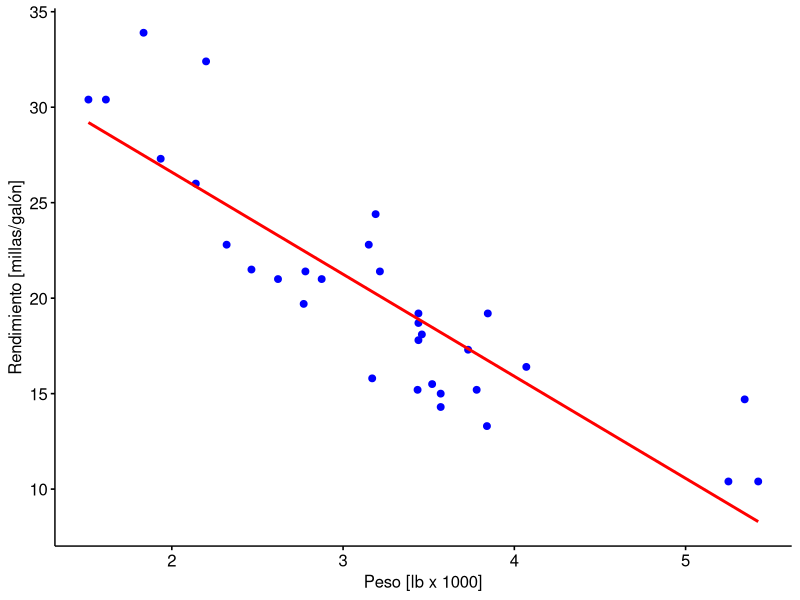
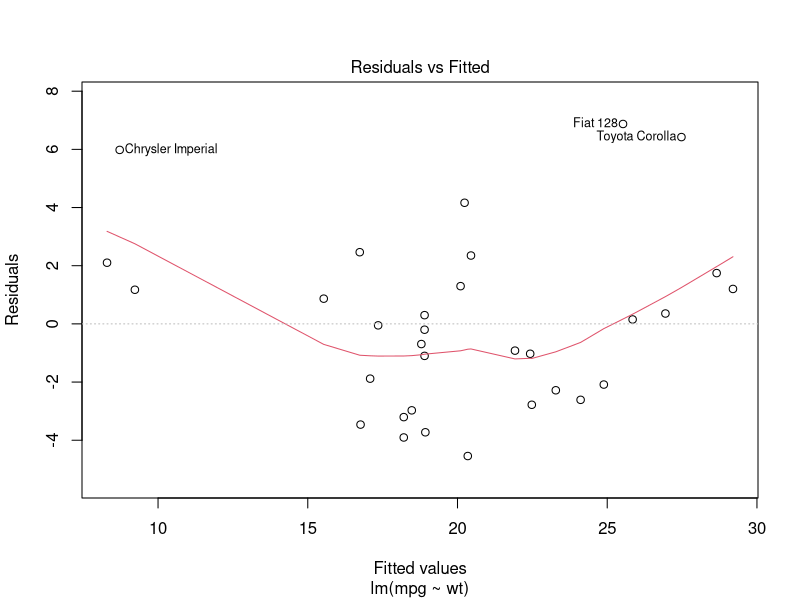
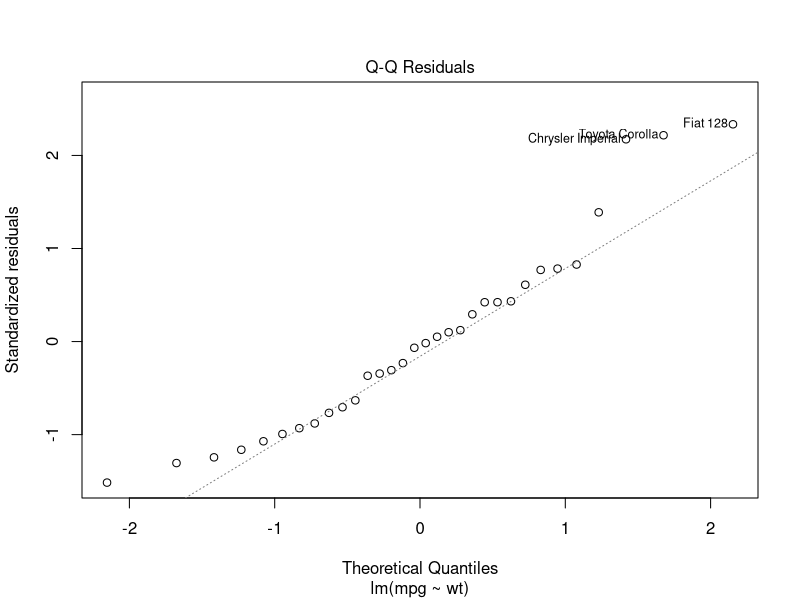
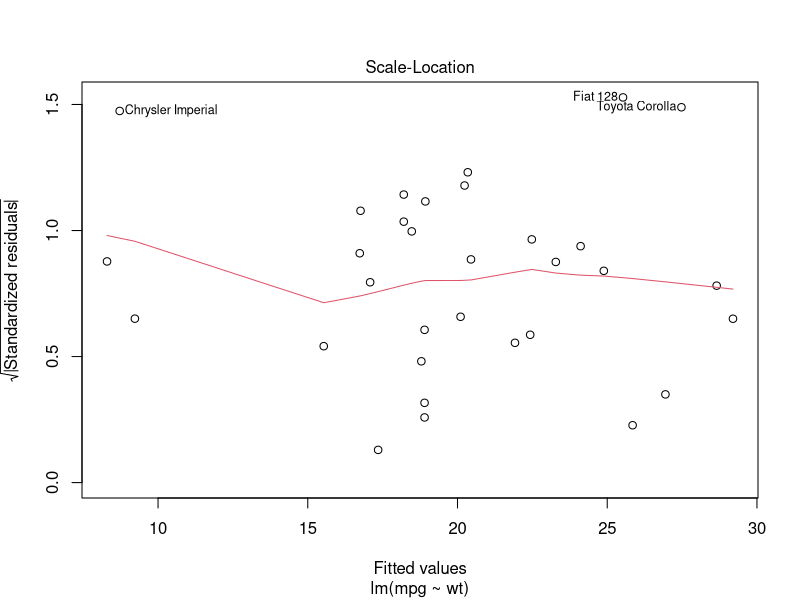
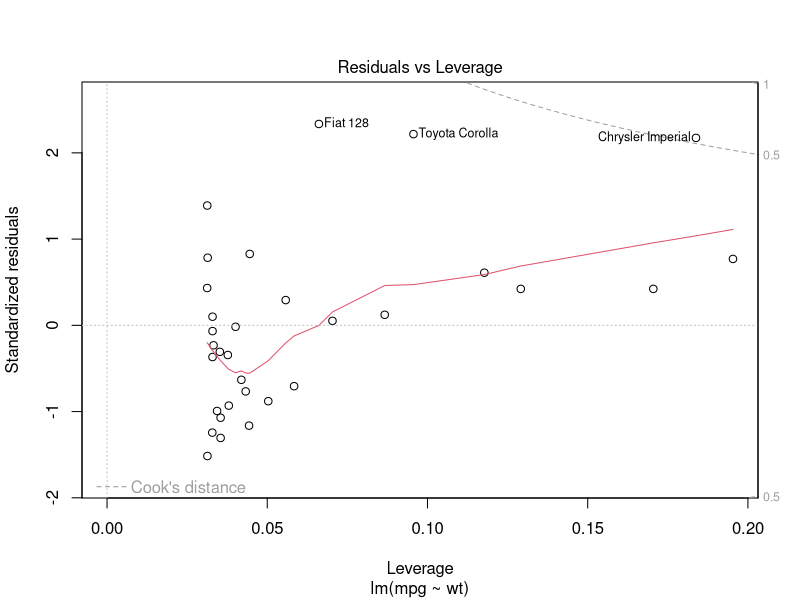
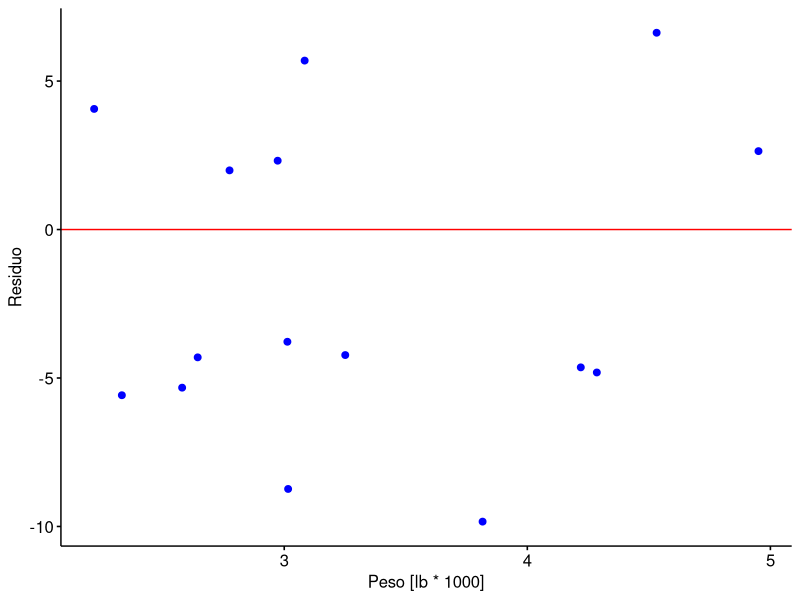
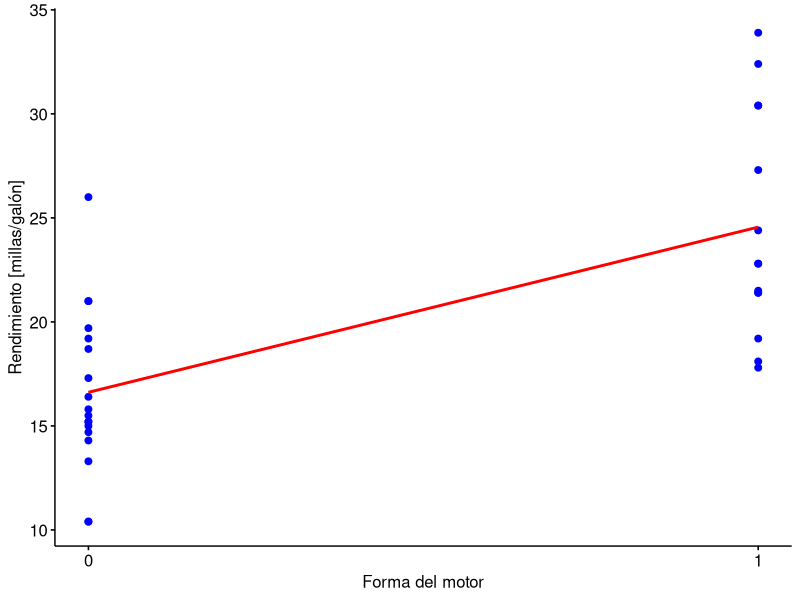
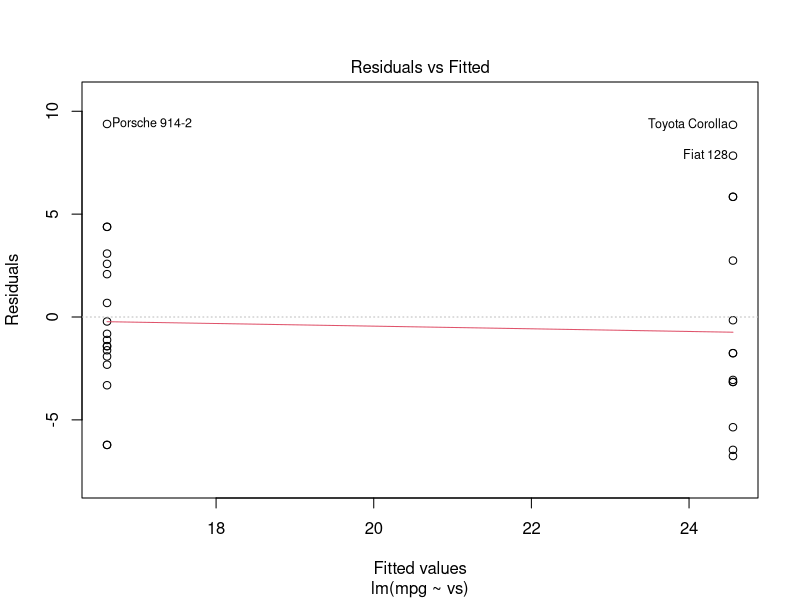

Reproduce these figures in R, in order.
## ---- chunk 1

# Cargar la biblioteca ggpubr
library(ggpubr)

# Cargar los datos
datos <- mtcars

# Ajustar el modelo con R
modelo <- lm(mpg ~ wt, data = datos)
print(summary(modelo))

# Graficar el modelo
p <- ggscatter(datos, x = "wt", y = "mpg", color = "blue", fill = "blue", xlab = "Peso [lb x 1000]", ylab = "Rendimiento [millas/galón]")
p <- p + geom_smooth(method = lm, se = FALSE, colour = "red")
print(p)

# Crear gráficos para evaluar el modelo
plot(modelo)

# Ingresar algunas instancias artificiales
mpg <- c(23.714, 19.691, 19.242, 12.430, 10.090, 9.565, 18.171, 26.492, 7.054, 24.447, 15.683, 17.403, 13.465, 18.850, 29.493)
wt <- c(2.973, 4.532, 2.332, 3.016, 4.220, 4.286, 2.580, 3.084, 3.816, 2.775, 3.251, 3.013, 4.951, 2.644, 2.218)

nuevos <- data.frame(mpg, wt)

# Usar el modelo para predecir el rendimiento de los nuevos y ver los residuos resultantes
predicciones <- predict(modelo, nuevos)
residuos <- nuevos$mpg - predicciones
nuevos <- data.frame(nuevos, residuos)

# Crear un gráfico de dispersión de residuos
r <- ggscatter(nuevos, x = "wt", y = "residuos", color = "blue", fill = "blue", xlab = "Peso [lb * 1000]", ylab = "Residuo")
r <- r + geom_hline(yintercept = 0, colour = "red")
print(r)


## ---- chunk 2
# Crear un data frame con una variable dicotómica. 
alumno <- 1:5
sexo <- factor(c("F", "M", "F","F", "M")) 
datos <- data.frame(alumno , sexo)

# Crear una variable indicadora para sexo , con valor 0 para hombres y 1, para mujeres. 
es_mujer <- rep(1, length(sexo)) 
es_mujer[sexo == "M"] <- 0

# Reemplazar la variable sexo por lavariable indicadora.
datos <- cbind(datos , es_mujer)
datos[["sexo"]] <- NULL

## ---- chunk 3
library(ggpubr)
# Cargar los datos. 
datos <- mtcars

# Ajustar el modelo con R
modelo <- lm(mpg ~ vs, data = datos)
print(summary(modelo))

# Graficar el modelo
p <- ggscatter(datos, x = "vs", y = "mpg", color = "blue", fill = "blue", xlab = "Forma del motor", ylab = "Rendimiento [millas/galón]", xticks.by = 1)
p <- p + geom_smooth(method = lm, se = FALSE, colour = "red")
print(p)

# Crear gráficos para evaluar el modelo
plot(modelo)

# Graficar residuos
residuos <- modelo$residuals
datos <- cbind(datos, residuos)
datos[["vs"]] <- factor(datos[["vs"]])

r <- ggqqplot(datos , x = "residuos",
              facet.by = "vs", color = "vs",
              palette = c("blue", "red"))
print(r)

## ---- chunk 4


# Cargar los datos
datos <- mtcars

# Crear conjuntos de entrenamiento y prueba
set.seed(101)
n <- nrow(datos)
n_entrenamiento <- floor(0.7 * n)
muestra <- sample.int(n = n, size = n_entrenamiento, replace = FALSE)
entrenamiento <- datos[muestra, ]
prueba <- datos[-muestra, ]

# Ajustar el modelo con el conjunto de entrenamiento
modelo <- lm(mpg ~ wt, data = entrenamiento)
print(summary(modelo))

# Calcular el error cuadrado promedio para el conjunto de entrenamiento
mse_entrenamiento <- mean(modelo$residuals ** 2)
cat("MSE para el conjunto de entrenamiento:", mse_entrenamiento, "\n")

# Hacer predicciones para el conjunto de prueba
predicciones <- predict(modelo, prueba)

# Calcular el error cuadrado promedio para el conjunto de prueba
error <- prueba[["mpg"]] - predicciones
mse_prueba <- mean(error ** 2)
cat("MSE para el conjunto de prueba:", mse_prueba)




## ---- chunk 5

library(caret)

# Cargar los datos
datos <- mtcars

# Crear conjuntos de entrenamiento y prueba
set.seed(101)
n <- nrow(datos)
n_entrenamiento <- floor(0.7 * n)
muestra <- sample.int(n = n, size = n_entrenamiento, replace = FALSE)
entrenamiento <- datos[muestra, ]
prueba <- datos[-muestra, ]

# Ajustar el modelo con el conjunto de entrenamiento
modelo <- lm(mpg ~ wt, data = entrenamiento)
print(summary(modelo))

# Calcular el error cuadrado promedio para el conjunto de entrenamiento
mse_entrenamiento <- mean(modelo$residuals ** 2)
cat("MSE para el conjunto de entrenamiento:", mse_entrenamiento, "\n")

# Hacer predicciones para el conjunto de prueba
predicciones <- predict(modelo, prueba)

# Calcular el error cuadrado promedio para el conjunto de prueba
error <- prueba[["mpg"]] - predicciones
mse_prueba <- mean(error ** 2)
cat("MSE para el conjunto de prueba:", mse_prueba)



## ---- chunk 6
library(ggpubr)

# Crear los datos originales.
requisitos <- c(11, 10, 12, 14, 8, 13, 18, 15, 20, 16, 21, 13, 10, 9, 21)
stakeholders <- c(8, 8, 6, 6, 8, 7, 3, 1, 3, 4, 5, 4, 4, 9, 2)
datos <- data.frame(requisitos, stakeholders)

# Ajustar modelo.
modelo <- lm(requisitos ~ stakeholders, data = datos)
print(summary(modelo))

# Graficar el modelo.
p <- ggscatter(
  datos, x = "stakeholders", y = "requisitos", color = "blue", fill = "blue",
  xlab = "Stakeholders", ylab = "Requisitos funcionales"
)
p <- p + geom_smooth(method = lm, se = FALSE, colour = "red")

# Graficar los residuos.
b_1 <- modelo$coefficients[2]
b_0 <- modelo$coefficients[1]
residuos <- datos[["requisitos"]] - (b_1 * datos[["stakeholders"]] + b_0)
datos <- data.frame(datos, residuos)

r <- ggscatter(
  datos, x = "stakeholders", y = "residuos", color = "blue",
  fill = "blue", xlab = "Stakeholders", ylab = "Residuo"
)
r <- r + geom_hline(yintercept = 0, colour = "red")

g <- ggarrange(p, r, ncol = 2, nrow = 1)
print(g)

# Verificar normalidad de los residuos.
cat("Prueba de normalidad para los residuos\n")
print(shapiro.test(datos$residuos))

